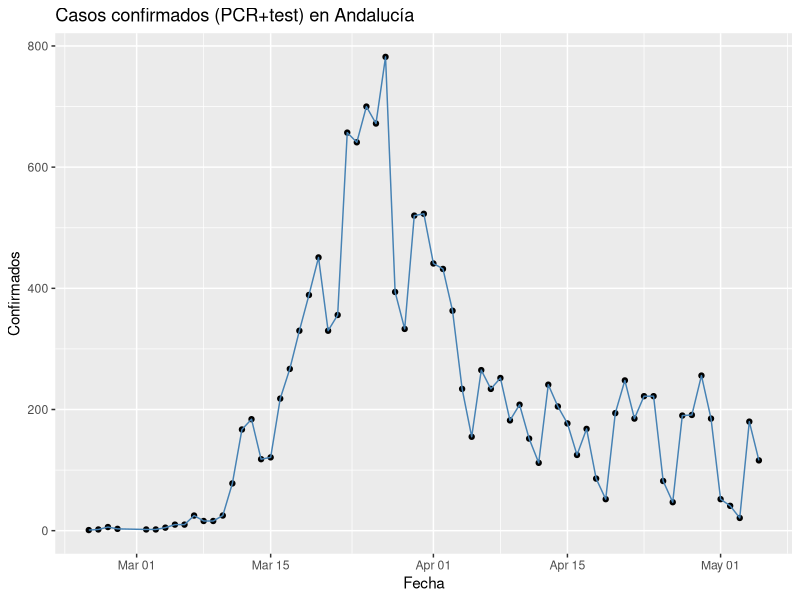
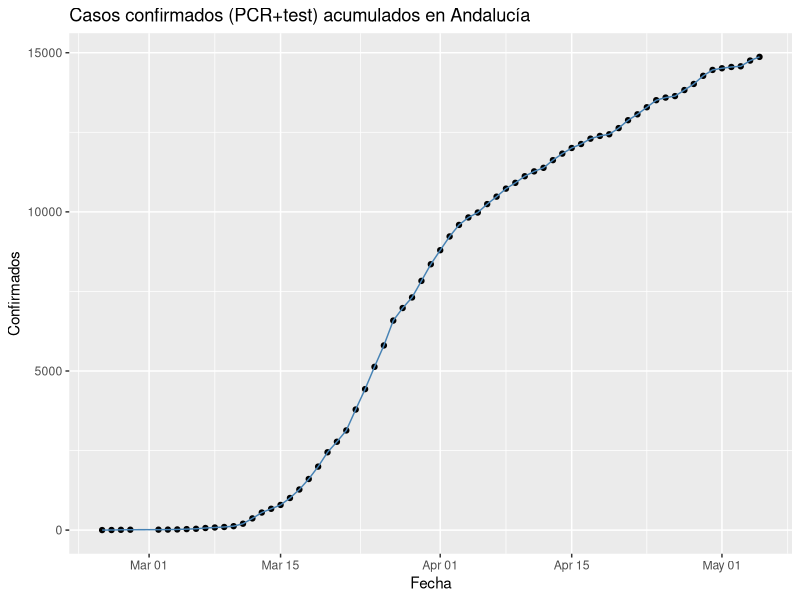
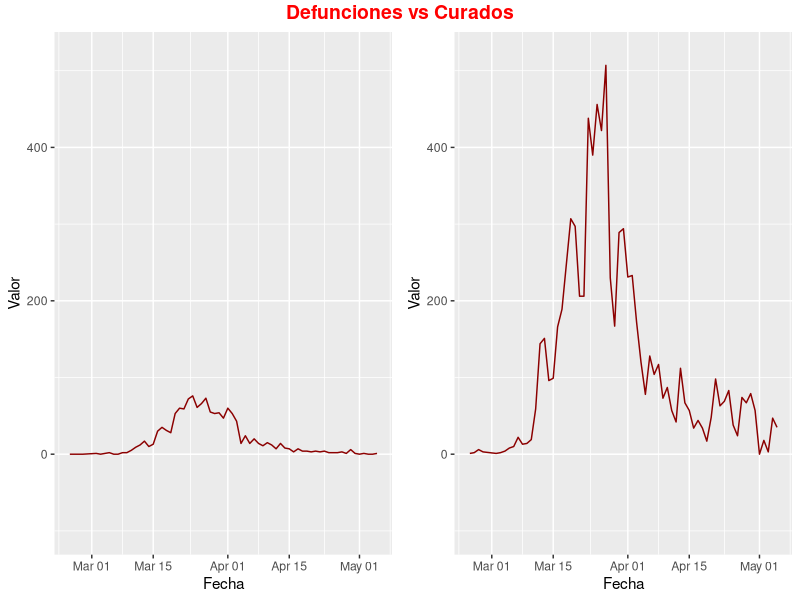
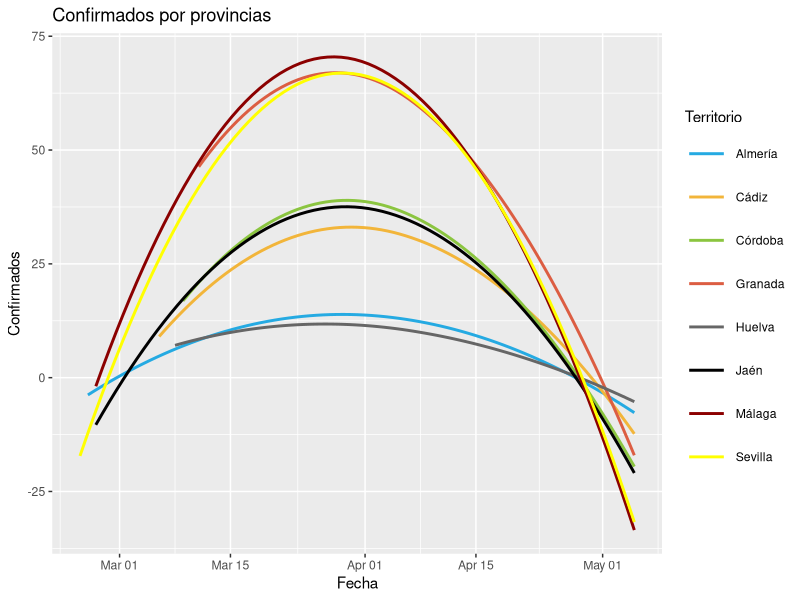
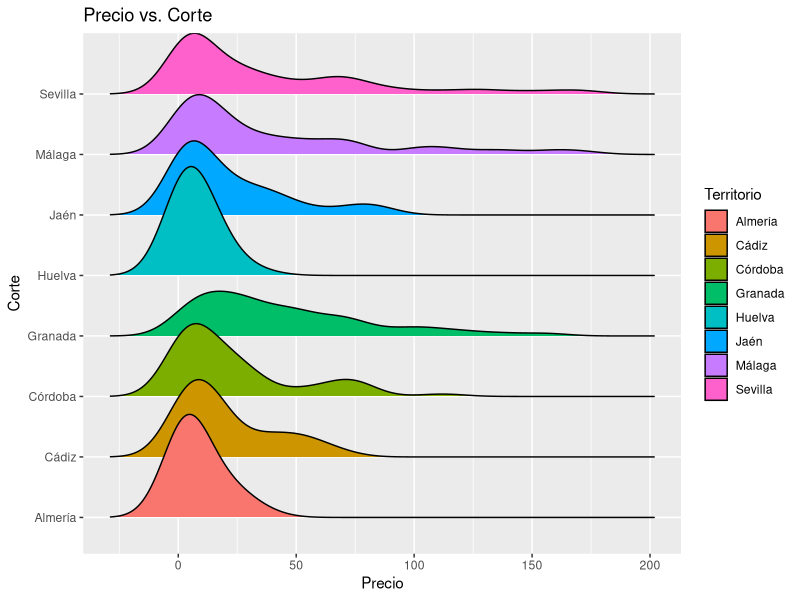

These charts were generated, in order, by the following R code:
## ---- chunk 1
library(dplyr)
library(ggplot2)
library(ggridges)
library(ggpubr)

covid_datos <- read.csv("Datasets/covid_datos.txt", sep=";", encoding = "UTF-8")

# Se genera una ultima columna al finalizar cada linea con ';' por lo que la eliminamos
covid_datos <- covid_datos[, 1:4]

# Para evitar problemas con los acentos en las columnas cambiamos el nombre de la primera
names(covid_datos)[1] <- "Fecha"

covid_datos$Fecha <- as.Date(covid_datos$Fecha, format='%d/%m/%Y')

# Los valores NA los convertimos a 0
indices <- which(is.na(covid_datos$Valor))
covid_datos$Valor[indices] = 0

## ---- chunk 2

confAndalucia <- covid_datos %>% 
  filter(Medida == "Total confirmados (PCR+test)" & Territorio == "Andalucía") %>%
  arrange(Fecha) 

ggplot(confAndalucia, aes(x=Fecha, y=Valor)) +
  geom_point() +
  geom_line(color='steelblue') +
  labs(title="Casos confirmados (PCR+test) en Andalucía", 
         y = "Confirmados", 
         x = "Fecha")

ggplot(confAndalucia, aes(x=Fecha, y=cumsum(Valor))) +
  geom_point() +
  geom_line(color='steelblue') +
  labs(title="Casos confirmados (PCR+test) acumulados en Andalucía", 
         y = "Confirmados", 
         x = "Fecha")
  

## ---- chunk 3

p1 <- ggplot(covid_datos[covid_datos$Medida == "Defunciones" & covid_datos$Territorio == "Andalucía", ], aes(x=Fecha)) + 
  ylim(-100, 520) +
  geom_line(aes(y = Valor), color = "darkred")

p2 <- ggplot(covid_datos[covid_datos$Medida == "Curados" & covid_datos$Territorio == "Andalucía", ], aes(x=Fecha)) + 
  ylim(-100, 520) +
  geom_line(aes(y = Valor), color = "darkred")

figure <- ggarrange(p1,p2)
annotate_figure(figure,
                top = text_grob("Defunciones vs Curados", color = "red", face = "bold", size = 14))

## ---- chunk 4

ggplot(covid_datos[covid_datos$Medida == "Confirmados PCR" & covid_datos$Territorio != "Andalucía", ], aes(x = Fecha, y = Valor, color = Territorio)) + 
    labs(title = "Confirmados por provincias", 
       x = "Fecha", 
       y = "Confirmados") + 
    scale_color_manual(values=c('#25AAE2','#F2B53A', '#8BC540', '#DC5D42', '#666666', '9FAFBE', '#8B0000', '#FFFF00', '#FF0080', '#FFC0CB')) +
    guides(colour = guide_legend(override.aes = list(size=10))) +
    geom_smooth(size = 1, span = 4, se=FALSE) + 
    theme(legend.key = element_rect(fill = "white"))


## ---- chunk 5

# Esta no tiene mucho sentido pero algo se sacará con ella en un futuro xd

ggplot(covid_datos[covid_datos$Medida == "Confirmados PCR" & covid_datos$Territorio != "Andalucía", ], aes(x = Valor, y = Territorio, fill = Territorio)) +
  geom_density_ridges() +
    labs(title = "Precio vs. Corte",
       x = "Precio", 
       y = "Corte") +
    scale_color_manual(values=c('#25AAE2','#F2B53A', '#8BC540', '#DC5D42', '#666666', '9FAFBE', '#8B0000', '#FFFF00', '#FF0080', '#FFC0CB'))


